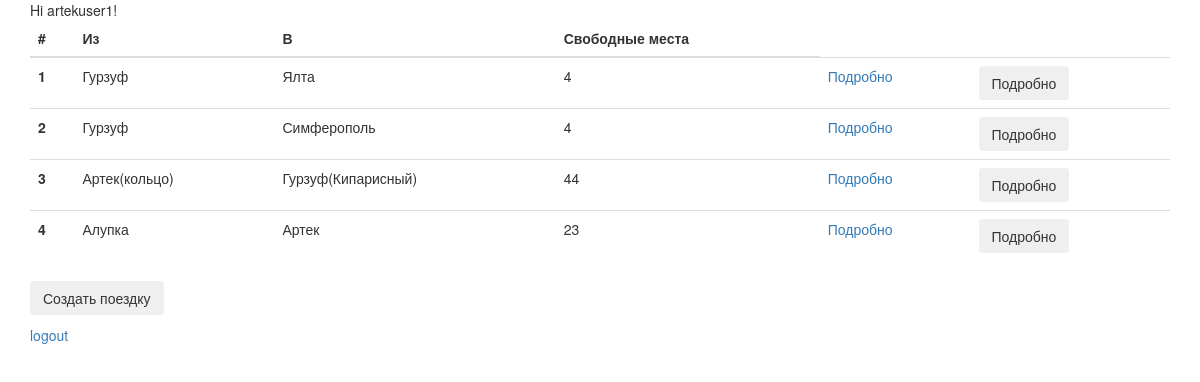
/ (signed in), run on an earlier commit of the app's database.
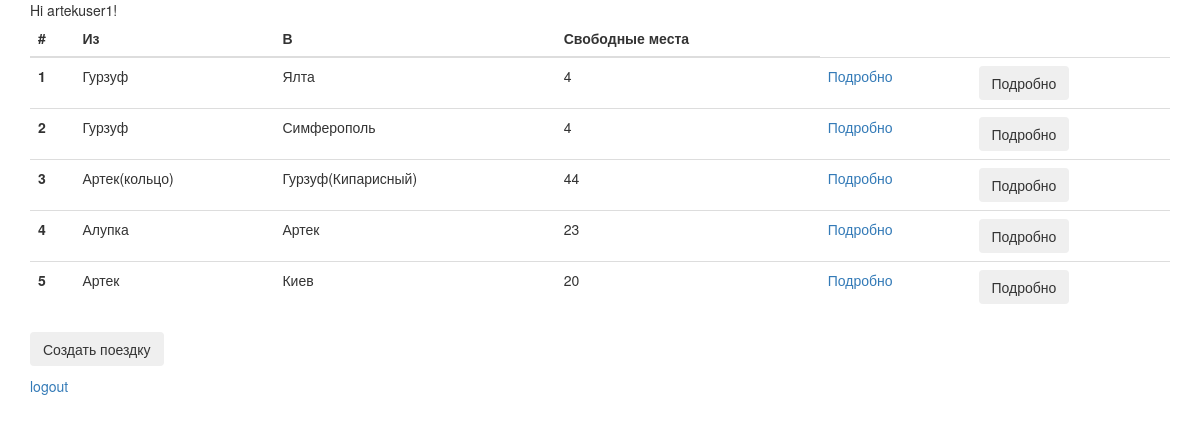
And on a later commit of the database.
### blabla/models.py (models this page shows, shortened)
class Trip(models.Model):
  creator = models.IntegerField("Заявитель", default=0)
  trip_from = models.CharField("Место отправления:",max_length=30)
  trip_to = models.CharField("Место прибытия:",max_length=30)
  datetime = models.DateTimeField("Время отбытия")
  free_seats = models.IntegerField("Свободные места:")
  car = models.CharField("Машина:",max_length=30)
  users = models.ManyToManyField(User,blank=True)

### blabla/views.py (the view)
# urls.py: path('', views.home, name='home'),
def home(request):
  trips = Trip.objects.all()
  return render(request, 'blabla/home.html',{'trips':trips})

### blabla/templates/blabla/home.html (shortened to what this page needs)
{% extends 'base.html' %}
{% block content %}
{% if user.is_authenticated %}
  Hi {{ user.username }}!
<table class="table">
  <thead>
    <tr>
      <th scope="col">#</th>
      <th scope="col">Из</th>
      <th scope="col">В</th>
      <th scope="col">Свободные места</th>
    </tr>
  </thead>
  <tbody>
  {% for trip in trips %}
  <tr>
    <th scope="row"> {{ trip.pk }}</th>
    <td> {{ trip.trip_from }}</td>
    <td> {{ trip.trip_to }}</td>
    <td> {{ trip.free_seats }}</td>
    <td><a href='detail/{{ trip.pk }}'>Подробно</a></td>
     <td> <button class="btn" onclick="location.href='/detail/{{ trip.pk }}'">Подробно</td>
  </tr>
  {% endfor %}
  </tbody>
</table>
  <p>
    <button class="btn" onclick="location.href='create/'">Создать поездку</button>
</p>
  <p><a href="{% url 'logout' %}">logout</a></p>
{% else %}
  <p>You are not logged in</p>
  <a href="{% url 'login' %}">login</a>
{% endif %}
{% endblock %}

What changed in the data, as far as the page shows it:
added Trip: pk "5", trip_from "Артек", trip_to "Киев", free_seats "20"
